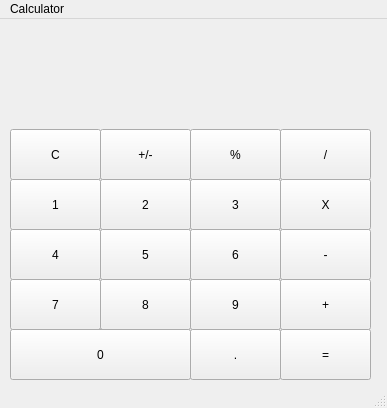
<?xml version="1.0" encoding="UTF-8"?>
<ui version="4.0">
 <class>MainWindow</class>
 <widget class="QMainWindow" name="MainWindow">
  <property name="geometry">
   <rect>
    <x>0</x>
    <y>0</y>
    <width>387</width>
    <height>408</height>
   </rect>
  </property>
  <property name="windowTitle">
   <string>MainWindow</string>
  </property>
  <widget class="QWidget" name="centralwidget">
   <widget class="QPushButton" name="pushButtonCl">
    <property name="geometry">
     <rect>
      <x>10</x>
      <y>110</y>
      <width>91</width>
      <height>51</height>
     </rect>
    </property>
    <property name="text">
     <string>C</string>
    </property>
   </widget>
   <widget class="QPushButton" name="pushButton_m_n">
    <property name="geometry">
     <rect>
      <x>100</x>
      <y>110</y>
      <width>91</width>
      <height>51</height>
     </rect>
    </property>
    <property name="text">
     <string>+/-</string>
    </property>
   </widget>
   <widget class="QPushButton" name="pushButton_yuzde">
    <property name="geometry">
     <rect>
      <x>190</x>
      <y>110</y>
      <width>91</width>
      <height>51</height>
     </rect>
    </property>
    <property name="text">
     <string>%</string>
    </property>
   </widget>
   <widget class="QPushButton" name="pushButton_bolu">
    <property name="geometry">
     <rect>
      <x>280</x>
      <y>110</y>
      <width>91</width>
      <height>51</height>
     </rect>
    </property>
    <property name="text">
     <string>/</string>
    </property>
   </widget>
   <widget class="QPushButton" name="pushButton_1">
    <property name="geometry">
     <rect>
      <x>10</x>
      <y>160</y>
      <width>91</width>
      <height>51</height>
     </rect>
    </property>
    <property name="styleSheet">
     <string notr="true"/>
    </property>
    <property name="text">
     <string>1</string>
    </property>
   </widget>
   <widget class="QPushButton" name="pushButton_carpi">
    <property name="geometry">
     <rect>
      <x>280</x>
      <y>160</y>
      <width>91</width>
      <height>51</height>
     </rect>
    </property>
    <property name="text">
     <string>X</string>
    </property>
   </widget>
   <widget class="QPushButton" name="pushButton_2">
    <property name="geometry">
     <rect>
      <x>100</x>
      <y>160</y>
      <width>91</width>
      <height>51</height>
     </rect>
    </property>
    <property name="text">
     <string>2</string>
    </property>
   </widget>
   <widget class="QPushButton" name="pushButton_3">
    <property name="geometry">
     <rect>
      <x>190</x>
      <y>160</y>
      <width>91</width>
      <height>51</height>
     </rect>
    </property>
    <property name="text">
     <string>3</string>
    </property>
   </widget>
   <widget class="QPushButton" name="pushButton_8">
    <property name="geometry">
     <rect>
      <x>100</x>
      <y>260</y>
      <width>91</width>
      <height>51</height>
     </rect>
    </property>
    <property name="text">
     <string>8</string>
    </property>
   </widget>
   <widget class="QPushButton" name="pushButton_4">
    <property name="geometry">
     <rect>
      <x>10</x>
      <y>210</y>
      <width>91</width>
      <height>51</height>
     </rect>
    </property>
    <property name="text">
     <string>4</string>
    </property>
   </widget>
   <widget class="QPushButton" name="pushButton_7">
    <property name="geometry">
     <rect>
      <x>10</x>
      <y>260</y>
      <width>91</width>
      <height>51</height>
     </rect>
    </property>
    <property name="text">
     <string>7</string>
    </property>
   </widget>
   <widget class="QPushButton" name="pushButton_plus">
    <property name="geometry">
     <rect>
      <x>280</x>
      <y>260</y>
      <width>91</width>
      <height>51</height>
     </rect>
    </property>
    <property name="text">
     <string>+</string>
    </property>
   </widget>
   <widget class="QPushButton" name="pushButton_eksi">
    <property name="geometry">
     <rect>
      <x>280</x>
      <y>210</y>
      <width>91</width>
      <height>51</height>
     </rect>
    </property>
    <property name="text">
     <string>-</string>
    </property>
   </widget>
   <widget class="QPushButton" name="pushButton_5">
    <property name="geometry">
     <rect>
      <x>100</x>
      <y>210</y>
      <width>91</width>
      <height>51</height>
     </rect>
    </property>
    <property name="text">
     <string>5</string>
    </property>
   </widget>
   <widget class="QPushButton" name="pushButton_9">
    <property name="geometry">
     <rect>
      <x>190</x>
      <y>260</y>
      <width>91</width>
      <height>51</height>
     </rect>
    </property>
    <property name="text">
     <string>9</string>
    </property>
   </widget>
   <widget class="QPushButton" name="pushButton_6">
    <property name="geometry">
     <rect>
      <x>190</x>
      <y>210</y>
      <width>91</width>
      <height>51</height>
     </rect>
    </property>
    <property name="text">
     <string>6</string>
    </property>
   </widget>
   <widget class="QPushButton" name="pushButton_0">
    <property name="geometry">
     <rect>
      <x>10</x>
      <y>310</y>
      <width>181</width>
      <height>51</height>
     </rect>
    </property>
    <property name="text">
     <string>0</string>
    </property>
   </widget>
   <widget class="QPushButton" name="pushButton_equ">
    <property name="geometry">
     <rect>
      <x>280</x>
      <y>310</y>
      <width>91</width>
      <height>51</height>
     </rect>
    </property>
    <property name="text">
     <string>=</string>
    </property>
   </widget>
   <widget class="QPushButton" name="pushButton_nokta">
    <property name="geometry">
     <rect>
      <x>190</x>
      <y>310</y>
      <width>91</width>
      <height>51</height>
     </rect>
    </property>
    <property name="text">
     <string>.</string>
    </property>
   </widget>
   <widget class="QLabel" name="label">
    <property name="geometry">
     <rect>
      <x>10</x>
      <y>20</y>
      <width>361</width>
      <height>81</height>
     </rect>
    </property>
    <property name="text">
     <string/>
    </property>
   </widget>
  </widget>
  <widget class="QMenuBar" name="menubar">
   <property name="geometry">
    <rect>
     <x>0</x>
     <y>0</y>
     <width>387</width>
     <height>21</height>
    </rect>
   </property>
   <widget class="QMenu" name="menuyeni_pencere">
    <property name="title">
     <string>Calculator</string>
    </property>
   </widget>
   <addaction name="menuyeni_pencere"/>
  </widget>
  <widget class="QStatusBar" name="statusbar"/>
 </widget>
 <resources/>
 <connections/>
</ui>
